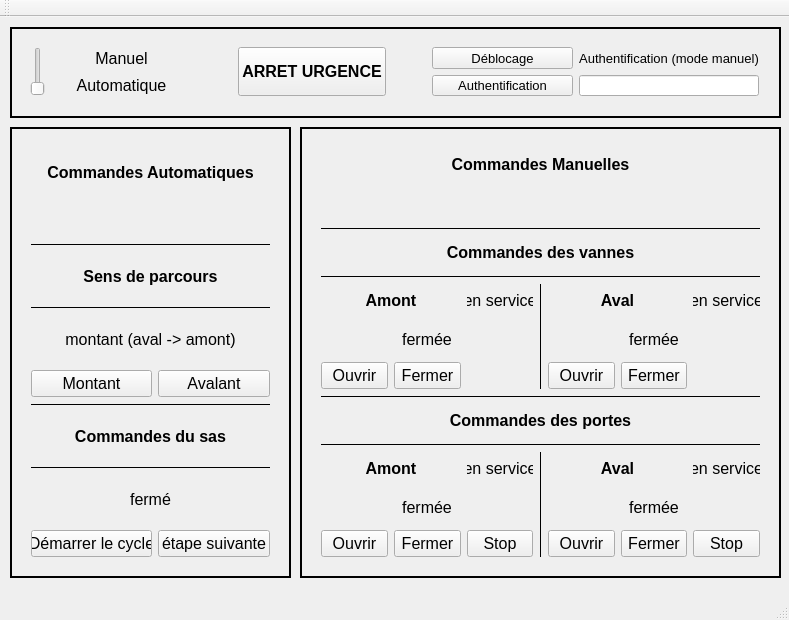
<?xml version="1.0" encoding="UTF-8"?>
<ui version="4.0">
 <class>Ecluse</class>
 <widget class="QMainWindow" name="Ecluse">
  <property name="geometry">
   <rect>
    <x>0</x>
    <y>0</y>
    <width>789</width>
    <height>620</height>
   </rect>
  </property>
  <property name="font">
   <font>
    <weight>50</weight>
    <bold>false</bold>
   </font>
  </property>
  <property name="windowTitle">
   <string>Ecluse</string>
  </property>
  <widget class="QWidget" name="centralWidget">
   <widget class="QFrame" name="frameMenu">
    <property name="geometry">
     <rect>
      <x>10</x>
      <y>10</y>
      <width>771</width>
      <height>91</height>
     </rect>
    </property>
    <property name="frameShape">
     <enum>QFrame::Box</enum>
    </property>
    <property name="frameShadow">
     <enum>QFrame::Plain</enum>
    </property>
    <property name="lineWidth">
     <number>2</number>
    </property>
    <widget class="QWidget" name="gridLayoutWidget">
     <property name="geometry">
      <rect>
       <x>9</x>
       <y>9</y>
       <width>751</width>
       <height>71</height>
      </rect>
     </property>
     <layout class="QGridLayout" name="layoutMenu">
      <item row="0" column="4" rowspan="2">
       <spacer name="horizontalSpacerDroite">
        <property name="orientation">
         <enum>Qt::Horizontal</enum>
        </property>
        <property name="sizeType">
         <enum>QSizePolicy::Minimum</enum>
        </property>
        <property name="sizeHint" stdset="0">
         <size>
          <width>40</width>
          <height>20</height>
         </size>
        </property>
       </spacer>
      </item>
      <item row="0" column="5">
       <widget class="QPushButton" name="boutonDebloquer">
        <property name="font">
         <font>
          <pointsize>10</pointsize>
         </font>
        </property>
        <property name="text">
         <string>Déblocage</string>
        </property>
       </widget>
      </item>
      <item row="1" column="5">
       <widget class="QPushButton" name="boutonAuthentification">
        <property name="font">
         <font>
          <pointsize>10</pointsize>
         </font>
        </property>
        <property name="text">
         <string>Authentification</string>
        </property>
       </widget>
      </item>
      <item row="0" column="3" rowspan="2">
       <widget class="QPushButton" name="boutonArretUrgence">
        <property name="sizePolicy">
         <sizepolicy hsizetype="Preferred" vsizetype="Preferred">
          <horstretch>0</horstretch>
          <verstretch>0</verstretch>
         </sizepolicy>
        </property>
        <property name="font">
         <font>
          <pointsize>12</pointsize>
          <weight>75</weight>
          <bold>true</bold>
         </font>
        </property>
        <property name="styleSheet">
         <string notr="true">QPushButton#myPushButton
{
    background-color: transparent;
    background-image: url(&quot;:/emergency_stop.png&quot;);
    background-repeat: none;    
    border: none;
}</string>
        </property>
        <property name="text">
         <string>ARRET URGENCE</string>
        </property>
       </widget>
      </item>
      <item row="0" column="2" rowspan="2">
       <spacer name="horizontalSpacerGauche">
        <property name="orientation">
         <enum>Qt::Horizontal</enum>
        </property>
        <property name="sizeType">
         <enum>QSizePolicy::Minimum</enum>
        </property>
        <property name="sizeHint" stdset="0">
         <size>
          <width>40</width>
          <height>20</height>
         </size>
        </property>
       </spacer>
      </item>
      <item row="0" column="6">
       <widget class="QLabel" name="labelAuthentification">
        <property name="font">
         <font>
          <pointsize>10</pointsize>
         </font>
        </property>
        <property name="text">
         <string>Authentification (mode manuel)</string>
        </property>
        <property name="alignment">
         <set>Qt::AlignCenter</set>
        </property>
       </widget>
      </item>
      <item row="1" column="6">
       <widget class="QLineEdit" name="saisieAuthentification">
        <property name="sizePolicy">
         <sizepolicy hsizetype="Preferred" vsizetype="Fixed">
          <horstretch>0</horstretch>
          <verstretch>0</verstretch>
         </sizepolicy>
        </property>
        <property name="alignment">
         <set>Qt::AlignCenter</set>
        </property>
       </widget>
      </item>
      <item row="1" column="1">
       <widget class="QLabel" name="labelModeAutomatique">
        <property name="maximumSize">
         <size>
          <width>16777215</width>
          <height>20</height>
         </size>
        </property>
        <property name="font">
         <font>
          <pointsize>12</pointsize>
         </font>
        </property>
        <property name="text">
         <string>Automatique</string>
        </property>
        <property name="alignment">
         <set>Qt::AlignCenter</set>
        </property>
       </widget>
      </item>
      <item row="0" column="1">
       <widget class="QLabel" name="labelModeManuel">
        <property name="sizePolicy">
         <sizepolicy hsizetype="Preferred" vsizetype="Preferred">
          <horstretch>0</horstretch>
          <verstretch>0</verstretch>
         </sizepolicy>
        </property>
        <property name="maximumSize">
         <size>
          <width>16777215</width>
          <height>50</height>
         </size>
        </property>
        <property name="font">
         <font>
          <pointsize>12</pointsize>
         </font>
        </property>
        <property name="text">
         <string>Manuel</string>
        </property>
        <property name="alignment">
         <set>Qt::AlignCenter</set>
        </property>
       </widget>
      </item>
      <item row="0" column="0" rowspan="2">
       <widget class="QSlider" name="verticalSliderModeManuelAuto">
        <property name="maximum">
         <number>1</number>
        </property>
        <property name="orientation">
         <enum>Qt::Vertical</enum>
        </property>
       </widget>
      </item>
     </layout>
    </widget>
   </widget>
   <widget class="QFrame" name="frameCommandesAutomatiques">
    <property name="geometry">
     <rect>
      <x>10</x>
      <y>110</y>
      <width>281</width>
      <height>451</height>
     </rect>
    </property>
    <property name="frameShape">
     <enum>QFrame::Box</enum>
    </property>
    <property name="frameShadow">
     <enum>QFrame::Plain</enum>
    </property>
    <property name="lineWidth">
     <number>2</number>
    </property>
    <widget class="QWidget" name="gridLayoutWidget_2">
     <property name="geometry">
      <rect>
       <x>10</x>
       <y>10</y>
       <width>261</width>
       <height>431</height>
      </rect>
     </property>
     <layout class="QGridLayout" name="layoutCommandesAutomatiques">
      <item row="4" column="0" colspan="2">
       <widget class="Line" name="lineAutomatiqueHaut2">
        <property name="frameShadow">
         <enum>QFrame::Plain</enum>
        </property>
        <property name="orientation">
         <enum>Qt::Horizontal</enum>
        </property>
       </widget>
      </item>
      <item row="10" column="0" colspan="2">
       <widget class="Line" name="lineAutomatiiquesBas2">
        <property name="frameShadow">
         <enum>QFrame::Plain</enum>
        </property>
        <property name="orientation">
         <enum>Qt::Horizontal</enum>
        </property>
       </widget>
      </item>
      <item row="5" column="0" colspan="2">
       <widget class="QLabel" name="labelSensDeParcoursChoisi">
        <property name="font">
         <font>
          <pointsize>12</pointsize>
         </font>
        </property>
        <property name="text">
         <string>montant (aval -&gt; amont)</string>
        </property>
        <property name="alignment">
         <set>Qt::AlignCenter</set>
        </property>
       </widget>
      </item>
      <item row="13" column="0">
       <widget class="QPushButton" name="boutonCommadesDuSasDemarrer">
        <property name="font">
         <font>
          <pointsize>12</pointsize>
         </font>
        </property>
        <property name="text">
         <string>Démarrer le cycle</string>
        </property>
       </widget>
      </item>
      <item row="8" column="0" colspan="2">
       <widget class="Line" name="lineAutomatiquesBas">
        <property name="frameShadow">
         <enum>QFrame::Plain</enum>
        </property>
        <property name="orientation">
         <enum>Qt::Horizontal</enum>
        </property>
       </widget>
      </item>
      <item row="7" column="1">
       <widget class="QPushButton" name="boutonSensDeParcoursAvalant">
        <property name="font">
         <font>
          <pointsize>12</pointsize>
         </font>
        </property>
        <property name="text">
         <string>Avalant</string>
        </property>
       </widget>
      </item>
      <item row="2" column="0" colspan="2">
       <widget class="Line" name="lineAutomatiquesHaut">
        <property name="frameShadow">
         <enum>QFrame::Plain</enum>
        </property>
        <property name="orientation">
         <enum>Qt::Horizontal</enum>
        </property>
       </widget>
      </item>
      <item row="7" column="0">
       <widget class="QPushButton" name="boutonSensDeParcoursMontant">
        <property name="font">
         <font>
          <pointsize>12</pointsize>
         </font>
        </property>
        <property name="text">
         <string>Montant</string>
        </property>
       </widget>
      </item>
      <item row="0" column="0" colspan="2">
       <widget class="QLabel" name="labelCommandesAutomatiques">
        <property name="maximumSize">
         <size>
          <width>16777215</width>
          <height>50</height>
         </size>
        </property>
        <property name="font">
         <font>
          <pointsize>12</pointsize>
          <weight>75</weight>
          <bold>true</bold>
         </font>
        </property>
        <property name="text">
         <string>Commandes Automatiques</string>
        </property>
        <property name="alignment">
         <set>Qt::AlignCenter</set>
        </property>
        <property name="wordWrap">
         <bool>false</bool>
        </property>
       </widget>
      </item>
      <item row="9" column="0" colspan="2">
       <widget class="QLabel" name="labelCommandesDuSas">
        <property name="maximumSize">
         <size>
          <width>16777215</width>
          <height>50</height>
         </size>
        </property>
        <property name="font">
         <font>
          <pointsize>12</pointsize>
          <weight>75</weight>
          <bold>true</bold>
         </font>
        </property>
        <property name="text">
         <string>Commandes du sas</string>
        </property>
        <property name="alignment">
         <set>Qt::AlignCenter</set>
        </property>
       </widget>
      </item>
      <item row="3" column="0" colspan="2">
       <widget class="QLabel" name="labelSensDeParcours">
        <property name="maximumSize">
         <size>
          <width>16777215</width>
          <height>50</height>
         </size>
        </property>
        <property name="font">
         <font>
          <pointsize>12</pointsize>
          <weight>75</weight>
          <bold>true</bold>
         </font>
        </property>
        <property name="text">
         <string>Sens de parcours</string>
        </property>
        <property name="alignment">
         <set>Qt::AlignCenter</set>
        </property>
       </widget>
      </item>
      <item row="13" column="1">
       <widget class="QPushButton" name="boutonCommandesDuSasSuivant">
        <property name="font">
         <font>
          <pointsize>12</pointsize>
         </font>
        </property>
        <property name="text">
         <string>étape suivante</string>
        </property>
       </widget>
      </item>
      <item row="1" column="0" colspan="2">
       <spacer name="verticalSpacerAutomatiquesHaut">
        <property name="orientation">
         <enum>Qt::Vertical</enum>
        </property>
        <property name="sizeType">
         <enum>QSizePolicy::Preferred</enum>
        </property>
        <property name="sizeHint" stdset="0">
         <size>
          <width>20</width>
          <height>40</height>
         </size>
        </property>
       </spacer>
      </item>
      <item row="11" column="0" colspan="2">
       <widget class="QLabel" name="labelEtatDuSas">
        <property name="font">
         <font>
          <pointsize>12</pointsize>
         </font>
        </property>
        <property name="text">
         <string>fermé</string>
        </property>
        <property name="alignment">
         <set>Qt::AlignCenter</set>
        </property>
       </widget>
      </item>
     </layout>
    </widget>
   </widget>
   <widget class="QFrame" name="frameCommandesManuelles">
    <property name="geometry">
     <rect>
      <x>300</x>
      <y>110</y>
      <width>481</width>
      <height>451</height>
     </rect>
    </property>
    <property name="frameShape">
     <enum>QFrame::Box</enum>
    </property>
    <property name="frameShadow">
     <enum>QFrame::Plain</enum>
    </property>
    <property name="lineWidth">
     <number>2</number>
    </property>
    <widget class="QWidget" name="gridLayoutWidget_3">
     <property name="geometry">
      <rect>
       <x>10</x>
       <y>10</y>
       <width>461</width>
       <height>431</height>
      </rect>
     </property>
     <layout class="QGridLayout" name="layoutCommandesManuelles">
      <item row="4" column="0" colspan="7">
       <widget class="Line" name="lineManuellesHaut2">
        <property name="frameShadow">
         <enum>QFrame::Plain</enum>
        </property>
        <property name="orientation">
         <enum>Qt::Horizontal</enum>
        </property>
       </widget>
      </item>
      <item row="10" column="0" colspan="7">
       <widget class="Line" name="lineManuellesBas2">
        <property name="frameShadow">
         <enum>QFrame::Plain</enum>
        </property>
        <property name="orientation">
         <enum>Qt::Horizontal</enum>
        </property>
       </widget>
      </item>
      <item row="13" column="0">
       <widget class="QPushButton" name="boutonCommandesPortesAmontOuvrir">
        <property name="font">
         <font>
          <pointsize>12</pointsize>
         </font>
        </property>
        <property name="text">
         <string>Ouvrir</string>
        </property>
       </widget>
      </item>
      <item row="11" column="0" colspan="2">
       <widget class="QLabel" name="labelCommandesPortesAmont">
        <property name="maximumSize">
         <size>
          <width>16777215</width>
          <height>50</height>
         </size>
        </property>
        <property name="font">
         <font>
          <pointsize>12</pointsize>
          <weight>75</weight>
          <bold>true</bold>
         </font>
        </property>
        <property name="text">
         <string>Amont</string>
        </property>
        <property name="alignment">
         <set>Qt::AlignCenter</set>
        </property>
       </widget>
      </item>
      <item row="8" column="0" colspan="7">
       <widget class="Line" name="lineManuellesBas">
        <property name="frameShadow">
         <enum>QFrame::Plain</enum>
        </property>
        <property name="orientation">
         <enum>Qt::Horizontal</enum>
        </property>
       </widget>
      </item>
      <item row="13" column="1">
       <widget class="QPushButton" name="boutonCommandesPortesAmontFermer">
        <property name="font">
         <font>
          <pointsize>12</pointsize>
         </font>
        </property>
        <property name="text">
         <string>Fermer</string>
        </property>
       </widget>
      </item>
      <item row="5" column="0" colspan="2">
       <widget class="QLabel" name="labelCommandesVannesAmont">
        <property name="maximumSize">
         <size>
          <width>16777215</width>
          <height>50</height>
         </size>
        </property>
        <property name="font">
         <font>
          <pointsize>12</pointsize>
          <weight>75</weight>
          <bold>true</bold>
         </font>
        </property>
        <property name="text">
         <string>Amont</string>
        </property>
        <property name="alignment">
         <set>Qt::AlignCenter</set>
        </property>
       </widget>
      </item>
      <item row="2" column="0" colspan="7">
       <widget class="Line" name="lineManuellesHaut">
        <property name="frameShadow">
         <enum>QFrame::Plain</enum>
        </property>
        <property name="orientation">
         <enum>Qt::Horizontal</enum>
        </property>
       </widget>
      </item>
      <item row="3" column="0" colspan="7">
       <widget class="QLabel" name="labelCommandesDesVannes">
        <property name="maximumSize">
         <size>
          <width>16777215</width>
          <height>50</height>
         </size>
        </property>
        <property name="font">
         <font>
          <pointsize>12</pointsize>
          <weight>75</weight>
          <bold>true</bold>
         </font>
        </property>
        <property name="text">
         <string>Commandes des vannes</string>
        </property>
        <property name="alignment">
         <set>Qt::AlignCenter</set>
        </property>
       </widget>
      </item>
      <item row="13" column="5">
       <widget class="QPushButton" name="boutonCommandesPortesAvalFermer">
        <property name="font">
         <font>
          <pointsize>12</pointsize>
         </font>
        </property>
        <property name="text">
         <string>Fermer</string>
        </property>
       </widget>
      </item>
      <item row="13" column="4">
       <widget class="QPushButton" name="boutonCommandesPortesAvalOuvrir">
        <property name="font">
         <font>
          <pointsize>12</pointsize>
         </font>
        </property>
        <property name="text">
         <string>Ouvrir</string>
        </property>
       </widget>
      </item>
      <item row="9" column="0" colspan="7">
       <widget class="QLabel" name="labelCommandesDesPortes">
        <property name="maximumSize">
         <size>
          <width>16777215</width>
          <height>50</height>
         </size>
        </property>
        <property name="font">
         <font>
          <pointsize>12</pointsize>
          <weight>75</weight>
          <bold>true</bold>
         </font>
        </property>
        <property name="text">
         <string>Commandes des portes</string>
        </property>
        <property name="alignment">
         <set>Qt::AlignCenter</set>
        </property>
       </widget>
      </item>
      <item row="13" column="6">
       <widget class="QPushButton" name="boutonCommandesPortesAvalStop">
        <property name="font">
         <font>
          <pointsize>12</pointsize>
         </font>
        </property>
        <property name="text">
         <string>Stop</string>
        </property>
       </widget>
      </item>
      <item row="5" column="4" colspan="2">
       <widget class="QLabel" name="labelCommandesVannesAval">
        <property name="maximumSize">
         <size>
          <width>16777215</width>
          <height>50</height>
         </size>
        </property>
        <property name="font">
         <font>
          <pointsize>12</pointsize>
          <weight>75</weight>
          <bold>true</bold>
         </font>
        </property>
        <property name="text">
         <string>Aval</string>
        </property>
        <property name="alignment">
         <set>Qt::AlignCenter</set>
        </property>
       </widget>
      </item>
      <item row="7" column="5">
       <widget class="QPushButton" name="boutonCommandesVannesAvalFermer">
        <property name="font">
         <font>
          <pointsize>12</pointsize>
         </font>
        </property>
        <property name="text">
         <string>Fermer</string>
        </property>
       </widget>
      </item>
      <item row="7" column="4">
       <widget class="QPushButton" name="boutonCommandesVannesAvalOuvrir">
        <property name="font">
         <font>
          <pointsize>12</pointsize>
         </font>
        </property>
        <property name="text">
         <string>Ouvrir</string>
        </property>
       </widget>
      </item>
      <item row="11" column="4" colspan="2">
       <widget class="QLabel" name="labelCommandesPortesAval">
        <property name="maximumSize">
         <size>
          <width>16777215</width>
          <height>50</height>
         </size>
        </property>
        <property name="font">
         <font>
          <pointsize>12</pointsize>
          <weight>75</weight>
          <bold>true</bold>
         </font>
        </property>
        <property name="text">
         <string>Aval</string>
        </property>
        <property name="alignment">
         <set>Qt::AlignCenter</set>
        </property>
       </widget>
      </item>
      <item row="0" column="0" colspan="7">
       <widget class="QLabel" name="labelCommandesManuelles">
        <property name="maximumSize">
         <size>
          <width>16777215</width>
          <height>50</height>
         </size>
        </property>
        <property name="font">
         <font>
          <pointsize>12</pointsize>
          <weight>75</weight>
          <bold>true</bold>
         </font>
        </property>
        <property name="text">
         <string>Commandes Manuelles</string>
        </property>
        <property name="alignment">
         <set>Qt::AlignCenter</set>
        </property>
       </widget>
      </item>
      <item row="7" column="0">
       <widget class="QPushButton" name="boutonCommandesVannesAmontOuvrir">
        <property name="font">
         <font>
          <pointsize>12</pointsize>
         </font>
        </property>
        <property name="text">
         <string>Ouvrir</string>
        </property>
       </widget>
      </item>
      <item row="7" column="1">
       <widget class="QPushButton" name="boutonCommandesVannesAmontFermer">
        <property name="font">
         <font>
          <pointsize>12</pointsize>
         </font>
        </property>
        <property name="text">
         <string>Fermer</string>
        </property>
       </widget>
      </item>
      <item row="11" column="6">
       <widget class="QLabel" name="labelEtatSantePorteAval">
        <property name="font">
         <font>
          <pointsize>12</pointsize>
         </font>
        </property>
        <property name="text">
         <string>en service</string>
        </property>
        <property name="alignment">
         <set>Qt::AlignCenter</set>
        </property>
       </widget>
      </item>
      <item row="13" column="2">
       <widget class="QPushButton" name="boutonCommandesPortesAmontStop">
        <property name="font">
         <font>
          <pointsize>12</pointsize>
         </font>
        </property>
        <property name="text">
         <string>Stop</string>
        </property>
       </widget>
      </item>
      <item row="5" column="2">
       <widget class="QLabel" name="labelEtatSanteVanneAmont">
        <property name="font">
         <font>
          <pointsize>12</pointsize>
         </font>
        </property>
        <property name="text">
         <string>en service</string>
        </property>
        <property name="alignment">
         <set>Qt::AlignCenter</set>
        </property>
       </widget>
      </item>
      <item row="12" column="0" colspan="3">
       <widget class="QLabel" name="labelEtatPortesAmont">
        <property name="font">
         <font>
          <pointsize>12</pointsize>
         </font>
        </property>
        <property name="text">
         <string>fermée</string>
        </property>
        <property name="alignment">
         <set>Qt::AlignCenter</set>
        </property>
       </widget>
      </item>
      <item row="12" column="4" colspan="3">
       <widget class="QLabel" name="labelEtatPortesAval">
        <property name="font">
         <font>
          <pointsize>12</pointsize>
         </font>
        </property>
        <property name="text">
         <string>fermée</string>
        </property>
        <property name="alignment">
         <set>Qt::AlignCenter</set>
        </property>
       </widget>
      </item>
      <item row="11" column="2">
       <widget class="QLabel" name="labelEtatSantePorteAmont">
        <property name="font">
         <font>
          <pointsize>12</pointsize>
         </font>
        </property>
        <property name="text">
         <string>en service</string>
        </property>
        <property name="alignment">
         <set>Qt::AlignCenter</set>
        </property>
       </widget>
      </item>
      <item row="5" column="3" rowspan="3">
       <widget class="Line" name="lineManuelleVerticaleHaut">
        <property name="frameShadow">
         <enum>QFrame::Plain</enum>
        </property>
        <property name="orientation">
         <enum>Qt::Vertical</enum>
        </property>
       </widget>
      </item>
      <item row="11" column="3" rowspan="3">
       <widget class="Line" name="lineManuellesVerticaleBas">
        <property name="frameShadow">
         <enum>QFrame::Plain</enum>
        </property>
        <property name="orientation">
         <enum>Qt::Vertical</enum>
        </property>
       </widget>
      </item>
      <item row="5" column="6">
       <widget class="QLabel" name="labelEtatSanteVanneAval">
        <property name="font">
         <font>
          <pointsize>12</pointsize>
         </font>
        </property>
        <property name="text">
         <string>en service</string>
        </property>
        <property name="alignment">
         <set>Qt::AlignCenter</set>
        </property>
       </widget>
      </item>
      <item row="6" column="0" colspan="3">
       <widget class="QLabel" name="labelEtatVannesAmont">
        <property name="font">
         <font>
          <pointsize>12</pointsize>
         </font>
        </property>
        <property name="text">
         <string>fermée</string>
        </property>
        <property name="alignment">
         <set>Qt::AlignCenter</set>
        </property>
       </widget>
      </item>
      <item row="6" column="4" colspan="3">
       <widget class="QLabel" name="labelEtatVannesAval">
        <property name="font">
         <font>
          <pointsize>12</pointsize>
         </font>
        </property>
        <property name="text">
         <string>fermée</string>
        </property>
        <property name="alignment">
         <set>Qt::AlignCenter</set>
        </property>
       </widget>
      </item>
      <item row="1" column="0" colspan="7">
       <spacer name="verticalSpacerManuellesHaut">
        <property name="orientation">
         <enum>Qt::Vertical</enum>
        </property>
        <property name="sizeType">
         <enum>QSizePolicy::Preferred</enum>
        </property>
        <property name="sizeHint" stdset="0">
         <size>
          <width>20</width>
          <height>40</height>
         </size>
        </property>
       </spacer>
      </item>
     </layout>
    </widget>
   </widget>
  </widget>
  <widget class="QMenuBar" name="menuBar">
   <property name="geometry">
    <rect>
     <x>0</x>
     <y>0</y>
     <width>789</width>
     <height>21</height>
    </rect>
   </property>
  </widget>
  <widget class="QToolBar" name="mainToolBar">
   <attribute name="toolBarArea">
    <enum>TopToolBarArea</enum>
   </attribute>
   <attribute name="toolBarBreak">
    <bool>false</bool>
   </attribute>
  </widget>
  <widget class="QStatusBar" name="statusBar">
   <property name="sizeGripEnabled">
    <bool>true</bool>
   </property>
  </widget>
 </widget>
 <layoutdefault spacing="6" margin="11"/>
 <resources/>
 <connections/>
</ui>
